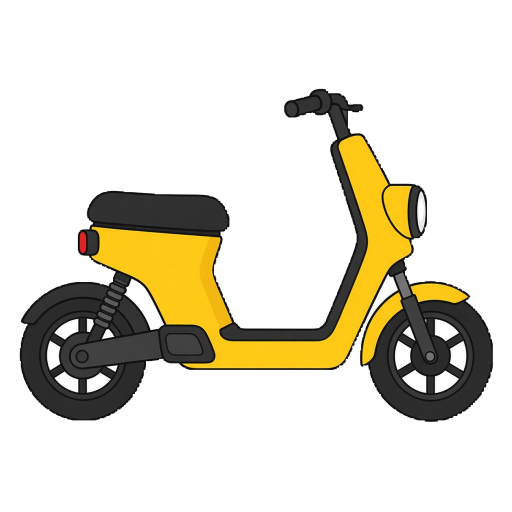
#> input picture assets/game/props/ebike.png, 1024 x 1024 px (shown at 1/2 size)
$ python split_ebike_layers.py
#> lines starting #> are read from the running program, lines starting #| are printed output that depends on the picture; after the words box and inside, x2 and y2 are one past the last pixel; in counts of white or black regions, pixels touching at a corner belong together
"""Split the side-view e-bike into back (seat/frame) and front (bars/fork) layers."""
from __future__ import annotations

from pathlib import Path

import numpy as np
from PIL import Image

ROOT = Path(__file__).resolve().parents[1]
SRC = ROOT / "assets" / "game" / "props" / "ebike.png"
OUT_BACK = ROOT / "assets" / "game" / "props" / "ebike_back.png"
OUT_FRONT = ROOT / "assets" / "game" / "props" / "ebike_front.png"
PREVIEW = ROOT / "preview" / "_ride_diag" / "ebike_layers.png"


def _dilate(mask: np.ndarray, n: int = 1) -> np.ndarray:
    out = mask.copy()
    for _ in range(n):
        p = np.pad(out, 1)
        out = out | p[:-2, 1:-1] | p[2:, 1:-1] | p[1:-1, :-2] | p[1:-1, 2:]
    return out


def split() -> None:
    arr = np.array(Image.open(SRC).convert("RGBA"))
#> arr is the input picture: shape (1024, 1024, 4); mean R, G, B, A 32.7, 28.4, 14.2, 64.3
    h, w = arr.shape[:2]
#> h = 1024; w = 1024
    ys, xs = np.ogrid[:h, :w]
#> ys = 1024 values from 0 to 1023
    opaque = arr[:, :, 3] > 20
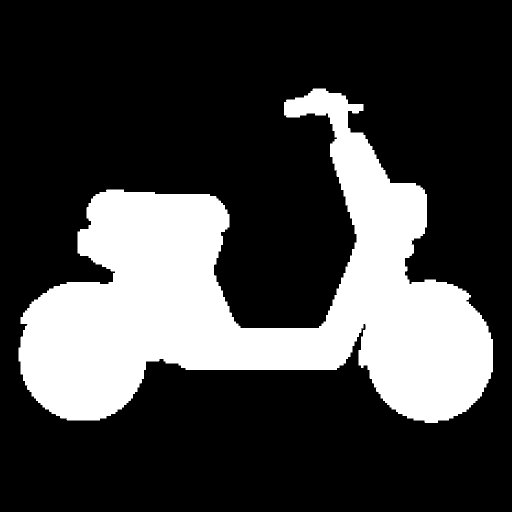
#> opaque: shape (1024, 1024) bool (shown at 1/2 size); 25.4% white; 1 white region, box (x1, y1, x2, y2) and area: (37, 177, 986, 846) 266599
    # Handlebars / stem / headlight live upper-right; front wheel is the right tire.
    front = opaque & (
        ((xs > 530) & (ys < 430))
        | ((xs > 680) & (ys >= 360))
        | ((xs > 760) & (ys >= 250))
    )
#> front: shape (1024, 1024) bool; 10.6% white; 1 white region, box (x1, y1, x2, y2) and area: (568, 177, 986, 846) 110932
    front = _dilate(front, 2) & opaque
#> the loop in _dilate, `for _ in range(n):` made 2 passes
#> pass 1, in _dilate, `out = out | p[:-2, 1:-1] | p[2:, 1:-1] | p[1:-1, :-2] | p[1:-1, 2:]`:
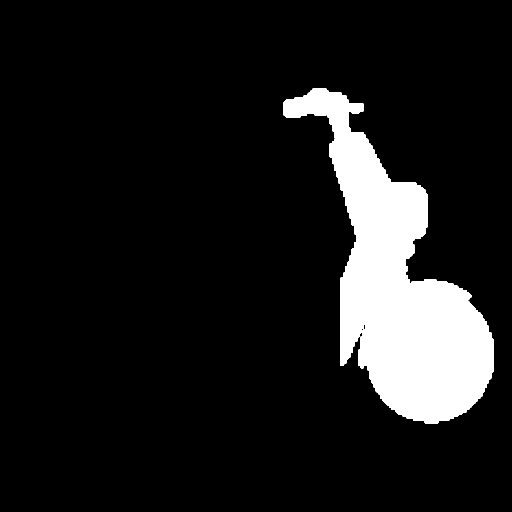
#> out: shape (1024, 1024) bool (shown at 1/2 size); 10.8% white; 1 white region, box (x1, y1, x2, y2) and area: (567, 176, 987, 847) 113475
#> front: shape (1024, 1024) bool; 10.6% white; 1 white region, box (x1, y1, x2, y2) and area: (568, 177, 986, 846) 111258
    back = opaque & ~front
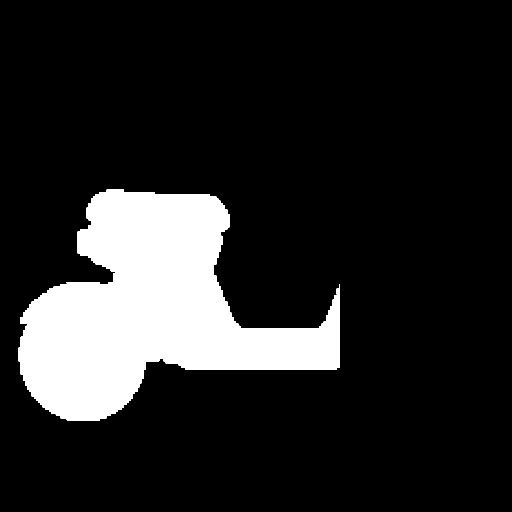
#> back: shape (1024, 1024) bool (shown at 1/2 size); 14.8% white; 1 white region, box (x1, y1, x2, y2) and area: (37, 379, 679, 841) 155341

    back_img = arr.copy()
    back_img[~back] = 0
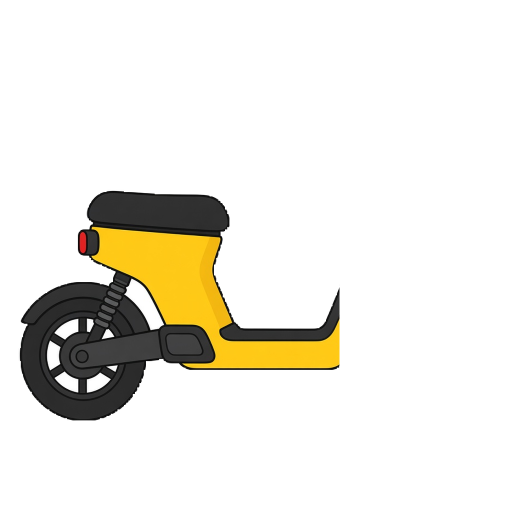
#> back_img: shape (1024, 1024, 4) (shown at 1/2 size); 11.04% of pixels changed, all inside (x1, y1, x2, y2) = (35, 175, 988, 848); transparent parts drawn white
    front_img = arr.copy()
    front_img[~front] = 0
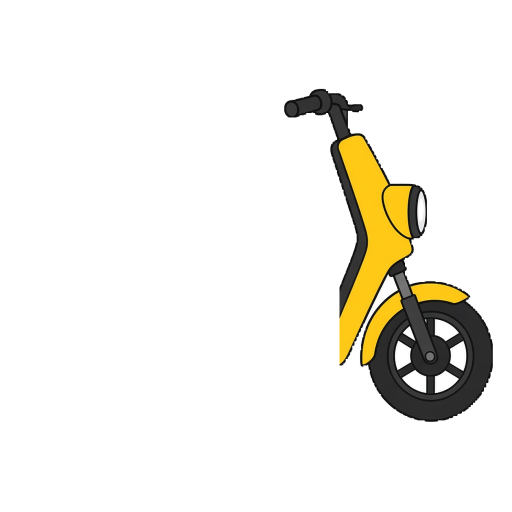
#> front_img: shape (1024, 1024, 4) (shown at 1/2 size); 15.24% of pixels changed, all inside (x1, y1, x2, y2) = (35, 175, 988, 848); transparent parts drawn white
    Image.fromarray(back_img).save(OUT_BACK)
    Image.fromarray(front_img).save(OUT_FRONT)

    prev = np.zeros((h, w, 4), dtype=np.uint8)
    prev[back] = back_img[back]
    # Tint front cyan so the split is obvious in the diagnostic.
    tint = front_img.copy()
    tint[front, 0] = np.clip(tint[front, 0].astype(np.int16) // 2, 0, 255).astype(np.uint8)
    tint[front, 2] = np.clip(tint[front, 2].astype(np.int16) + 80, 0, 255).astype(np.uint8)
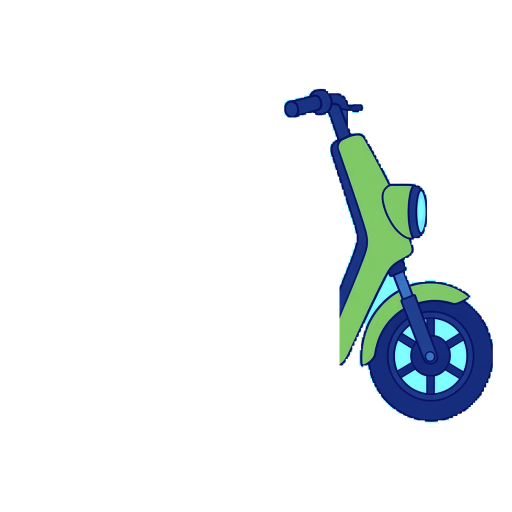
#> tint: shape (1024, 1024, 4) (shown at 1/2 size); mean R, G, B, A 6.9, 12, 13.8, 26.8; transparent parts drawn white
    prev[front] = tint[front]
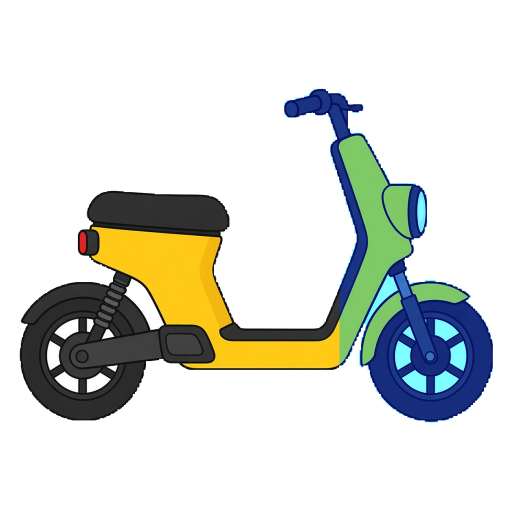
#> prev: shape (1024, 1024, 4) (shown at 1/2 size); 10.61% of pixels changed, all inside (x1, y1, x2, y2) = (568, 177, 986, 846); transparent parts drawn white
    PREVIEW.parent.mkdir(parents=True, exist_ok=True)
    Image.fromarray(prev).save(PREVIEW)
    print("back", OUT_BACK, "front", OUT_FRONT, "preview", PREVIEW)


if __name__ == "__main__":
    split()

$ run again, with assets/game/props/desk.png copied over assets/game/props/ebike.png
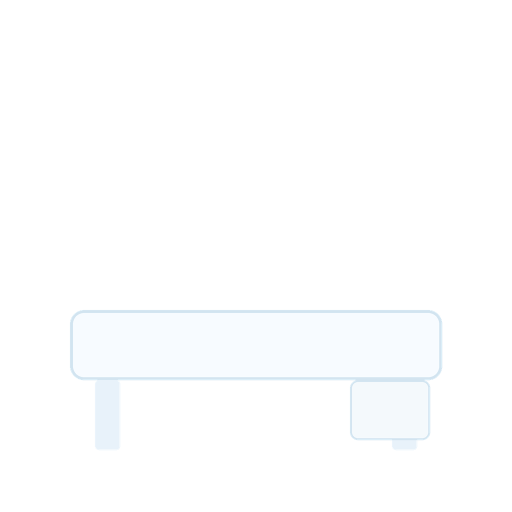
#> input picture assets/game/props/desk.png, 1024 x 1024 px (shown at 1/2 size)
#> in split, arr is the input picture: shape (1024, 1024, 4); mean R, G, B, A 31.1, 31.9, 32.5, 31.8
#> in split, `opaque = arr[:, :, 3] > 20`:
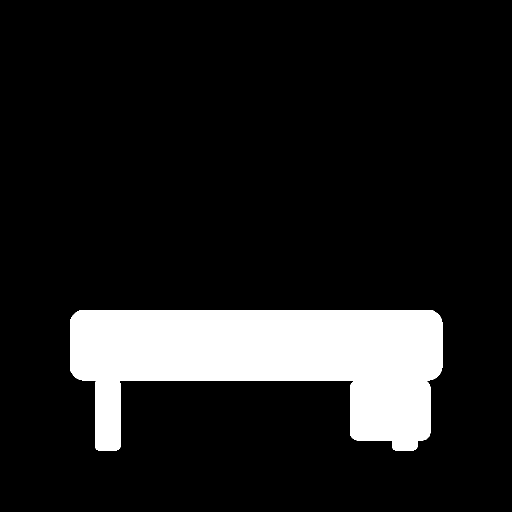
#> opaque: shape (1024, 1024) bool (shown at 1/2 size); 12.5% white; 1 white region, box (x1, y1, x2, y2) and area: (140, 620, 885, 901) 131553
#> back: shape (1024, 1024) bool; 7.9% white; 1 white region, box (x1, y1, x2, y2) and area: (140, 620, 679, 901) 82761
#> back_img: shape (1024, 1024, 4); 4.98% of pixels changed, all inside (x1, y1, x2, y2) = (137, 617, 887, 903)
#> in split, `prev[front] = tint[front]`:
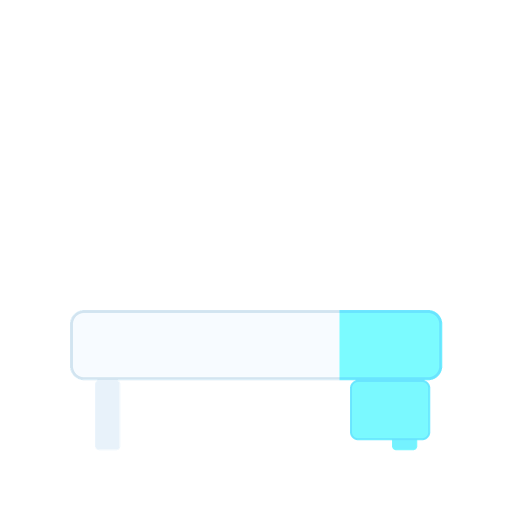
#> prev: shape (1024, 1024, 4) (shown at 1/2 size); mean R, G, B, A 24.8, 31.1, 31.9, 31.8; transparent parts drawn white
